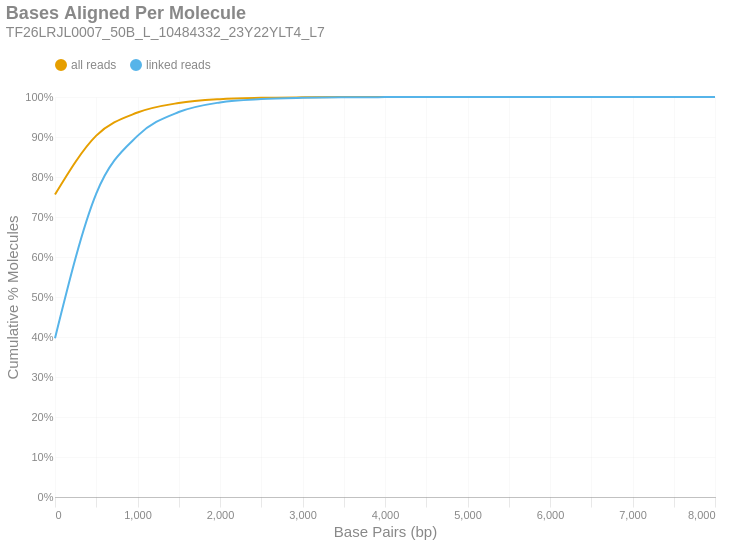

Notebook code for this chart:
### Markdown cell above
### Bases Aligned Per Molecule
This is a cumulative frequency distribution showing the number of base pairs aligned per unique molecule. These data are shown in 500 bp bins. There are two distributions: one with `all reads` (yellow) and another with only `linked reads` (blue). The percent of molecules in the `linked reads` distribution is relative to the total number of linked molecules.

### Code cell
if SKIPLR:
    print_html(f"Skipped")
else:
    binned_df = consolidated_hist(valids['aligned_bp'], mask, 500, True)
    with SafeRender(binned_df):
        (
            density_plot(binned_df, 'Bases Aligned Per Molecule', samplename, 'basesper')
            .encode(
                x=alt.X('bin:Q', title="Base Pairs (bp)").axis(tickMinStep=500).scale(padding=0),
                y=alt.Y('value:Q', title='Cumulative % Molecules')
                    .axis(format='%')
                    .scale(domain = [0,1])
                    .stack(False),
                color=alt.Color("key:N").scale(domain = ["all reads", "linked reads"]),
                tooltip = [
                    alt.Tooltip("key:N", title = "Data Type"),
                    alt.Tooltip("range_label:N", title="Bases Aligned Per Molecule"),
                    alt.Tooltip("value:Q", format = ".2%", title="% Molecules (Cum.)")
                ]
            )
        ).display()

### Figure 1 — Vega-Lite specification as saved in the notebook (floating-point values rounded to 4 significant figures)
{"width": "container", "height": 400, "config": {"title": {"anchor": "start", "dy": -15, "fontSize": 18, "color": "#888888", "subtitleColor": "#888888", "subtitleFontSize": 14}, "arc": {"fill": "#0072B2"}, "axis": {"domainColor": "#888888", "domainWidth": 0.5, "gridWidth": 0.2, "grid": false, "titleFontWeight": 400, "titleFontSize": 15, "labelFontSize": 11, "labelColor": "#888888", "tickColor": "#888888", "tickWidth": 0.2, "titleColor": "#888888"}, "axisBand": {"grid": false}, "axisX": {"grid": true, "tickSize": 10, "domainCap": "round"}, "axisY": {"domain": false, "grid": true, "tickSize": 0, "domainCap": "round"}, "background": "transparent", "header": {"labelFontSize": 15, "labelColor": "#888888", "titleFontSize": 15, "titleFontWeight": 600, "titleColor": "#888888"}, "legend": {"labelFont": "sans-serif", "labelFontSize": 12, "labelColor": "#888888", "symbolSize": 100, "symbolType": "circle", "titleFontSize": 12, "titlePadding": 10, "titleColor": "#888888", "title": null, "orient": "top"}, "range": {"category": ["#E69F00", "#56B4E9", "#009E73", "#F0E442", "#0072B2", "#D55E00", "#CC79A7", "#000000"], "diverging": ["#cfe8f3", "#a2d4ec", "#73bfe2", "#46abdb", "#1696d2", "#12719e"]}, "area": {"fill": "#0072B2", "fillOpacity": 0.7, "line": true, "strokeOpacity": 0.7}, "line": {"color": "#0072B2", "stroke": "#0072B2", "strokeWidth": 2}, "trail": {"color": "#0072B2", "stroke": "#0072B2", "strokeWidth": 0, "size": 1}, "point": {"filled": true, "fillOpacity": 1.0, "size": 95}, "text": {"color": "#888888", "fontSize": 11, "align": "right", "fontWeight": 400, "size": 11}, "bar": {"fill": "#0072B2", "stroke": null}, "view": {"stroke": null, "continuousWidth": 660, "continuousHeight": 400}}, "data": {"name": "data-6448a1cd794192e4a9d2f625b725610c"}, "mark": {"type": "line", "interpolate": "monotone", "point": {"opacity": 0, "size": 275}}, "encoding": {"color": {"field": "key", "scale": {"domain": ["all reads", "linked reads"]}, "type": "nominal"}, "tooltip": [{"field": "key", "title": "Data Type", "type": "nominal"}, {"field": "range_label", "title": "Bases Aligned Per Molecule", "type": "nominal"}, {"field": "value", "format": ".2%", "title": "% Molecules (Cum.)", "type": "quantitative"}], "x": {"axis": {"tickMinStep": 500}, "field": "bin", "scale": {"padding": 0}, "title": "Base Pairs (bp)", "type": "quantitative"}, "y": {"axis": {"format": "%"}, "field": "value", "scale": {"domain": [0, 1]}, "stack": false, "title": "Cumulative % Molecules", "type": "quantitative"}}, "params": [{"name": "param_c36ac31b6afebe62", "select": {"type": "point", "fields": ["key"]}, "bind": "legend"}], "title": {"text": "Bases Aligned Per Molecule", "subtitle": "TF26LRJL0007_50B_L_10484332_23Y22YLT4_L7"}, "transform": [{"fold": ["all reads (cumsum)", "linked reads (cumsum)"]}, {"calculate": "replace(datum.key, ' (cumsum)', '')", "as": "key"}, {"filter": {"param": "param_c36ac31b6afebe62"}}], "usermeta": {"embedOptions": {"downloadFileName": "TF26LRJL0007_50B_L_10484332_23Y22YLT4_L7.basesper"}}, "$schema": "https://vega.github.io/schema/vega-lite/v6.4.1.json", "datasets": {"data-6448a1cd794192e4a9d2f625b725610c": [{"bin": "0.0", "interval": "0.0-500.0", "all reads": 0.7562, "linked reads": 0.3969, "all reads (cumsum)": 0.7562, "linked reads (cumsum)": 0.3969, "range_label": "0-499"}, {"bin": "500.0", "interval": "500.0-1000.0", "all reads": 0.1472, "linked reads": 0.3616, "all reads (cumsum)": 0.9034, "linked reads (cumsum)": 0.7585, "range_label": "500-999"}, {"bin": "1000.0", "interval": "1000.0-1500.0", "all reads": 0.0578, "linked reads": 0.1443, "all reads (cumsum)": 0.9612, "linked reads (cumsum)": 0.9028, "range_label": "1000-1499"}, {"bin": "1500.0", "interval": "1500.0-2000.0", "all reads": 0.02381, "linked reads": 0.05958, "all reads (cumsum)": 0.985, "linked reads (cumsum)": 0.9624, "range_label": "1500-1999"}, {"bin": "2000.0", "interval": "2000.0-2500.0", "all reads": 0.009604, "linked reads": 0.02404, "all reads (cumsum)": 0.9946, "linked reads (cumsum)": 0.9864, "range_label": "2000-2499"}, {"bin": "2500.0", "interval": "2500.0-3000.0", "all reads": 0.003332, "linked reads": 0.00834, "all reads (cumsum)": 0.9979, "linked reads (cumsum)": 0.9948, "range_label": "2500-2999"}, {"bin": "3000.0", "interval": "3000.0-3500.0", "all reads": 0.001274, "linked reads": 0.003188, "all reads (cumsum)": 0.9992, "linked reads (cumsum)": 0.9979, "range_label": "3000-3499"}, {"bin": "3500.0", "interval": "3500.0-4000.0", "all reads": 0.0005269, "linked reads": 0.001319, "all reads (cumsum)": 0.9997, "linked reads (cumsum)": 0.9993, "range_label": "3500-3999"}, {"bin": "4000.0", "interval": "4000.0-4500.0", "all reads": 0.0001849, "linked reads": 0.0004628, "all reads (cumsum)": 0.9999, "linked reads (cumsum)": 0.9997, "range_label": "4000-4499"}, {"bin": "4500.0", "interval": "4500.0-5000.0", "all reads": 7.24e-05, "linked reads": 0.0001812, "all reads (cumsum)": 1.0, "linked reads (cumsum)": 0.9999, "range_label": "4500-4999"}, {"bin": "5000.0", "interval": "5000.0-5500.0", "all reads": 2.222e-05, "linked reads": 5.561e-05, "all reads (cumsum)": 1.0, "linked reads (cumsum)": 1.0, "range_label": "5000-5499"}, {"bin": "5500.0", "interval": "5500.0-6000.0", "all reads": 8.602e-06, "linked reads": 2.153e-05, "all reads (cumsum)": 1.0, "linked reads (cumsum)": 1.0, "range_label": "5500-5999"}, {"bin": "6000.0", "interval": "6000.0-6500.0", "all reads": 2.867e-06, "linked reads": 7.176e-06, "all reads (cumsum)": 1.0, "linked reads (cumsum)": 1.0, "range_label": "6000-6499"}, {"bin": "6500.0", "interval": "6500.0-7000.0", "all reads": 7.168e-07, "linked reads": 1.794e-06, "all reads (cumsum)": 1.0, "linked reads (cumsum)": 1.0, "range_label": "6500-6999"}, {"bin": "7000.0", "interval": "7000.0-7500.0", "all reads": 7.168e-07, "linked reads": 1.794e-06, "all reads (cumsum)": 1.0, "linked reads (cumsum)": 1.0, "range_label": "7000-7499"}, {"bin": "7500.0", "interval": "7500.0-8000.0", "all reads": 7.168e-07, "linked reads": 1.794e-06, "all reads (cumsum)": 1.0, "linked reads (cumsum)": 1.0, "range_label": "7500-7999"}, {"bin": "8000.0", "interval": "8000.0-8500.0", "all reads": 7.168e-07, "linked reads": 1.794e-06, "all reads (cumsum)": 1.0, "linked reads (cumsum)": 1.0, "range_label": "8000-8499"}]}}
